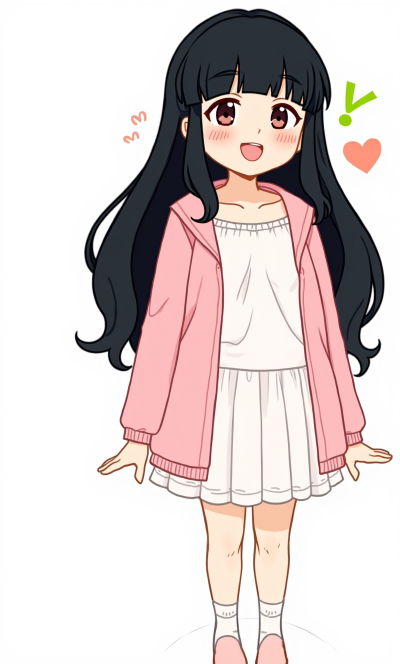
#> input picture EP01_forced_compliment/v3_layers/alphas_rejected/20260414_141039_alpha_A_subin_entrance.png, 800 x 1328 px (shown at 1/2 size)
$ python -i v3_composite_scenes.py   (imports and definitions only)
#> lines starting #> are read from the running program, lines starting #| are printed output that depends on the picture
#!/usr/bin/env python3
"""
v3 Phase 3: 씬 합성
로케이션 배경 + 알파 캐릭터를 Pillow로 합성하여 최종 씬 이미지 생성
타임스탬프 파일명, v3_layers/scenes/ 에 저장
"""
import sys, json, os
from pathlib import Path
from datetime import datetime

try:
    from PIL import Image, ImageFilter, ImageEnhance
    import numpy as np
except ImportError:
    print("pip install Pillow numpy 필요")
    sys.exit(1)

V3_DIR = Path(__file__).parent / "v3_layers"
LOC_DIR = V3_DIR / "locations"
ALPHA_DIR = V3_DIR / "alphas"
SCENE_DIR = V3_DIR / "scenes"
META_DIR = V3_DIR / "_meta"

# 출력 해상도
TARGET_W, TARGET_H = 1344, 768


# [30 lines left out: functions find_latest, load_and_resize, not called in this run]


def apply_color_grade(img, tone="warm"):
    """색보정 적용"""
    if tone == "cold_desaturated":
        # 차가운 블루-그레이 톤
        enhancer = ImageEnhance.Color(img)
        img = enhancer.enhance(0.3)  # 채도 70% 감소
        # 블루 틴트 추가
        arr = np.array(img)
        arr[:, :, 0] = np.clip(arr[:, :, 0] * 0.7, 0, 255)  # R 감소
        arr[:, :, 2] = np.clip(arr[:, :, 2] * 1.15, 0, 255)  # B 증가
        return Image.fromarray(arr.astype(np.uint8))
    elif tone == "dim_evening":
        # 어두운 저녁
        enhancer = ImageEnhance.Brightness(img)
        img = enhancer.enhance(0.5)
        enhancer = ImageEnhance.Color(img)
        return enhancer.enhance(0.6)
    elif tone == "night_phone":
        # 밤 폰빛 — v2: 밝기 상향 + 중앙 림라이트
        enhancer = ImageEnhance.Brightness(img)
        img = enhancer.enhance(0.55)  # 0.25→0.55 (캐릭터 가시성 확보)
        arr = np.array(img, dtype=np.float64)
        arr[:, :, 2] = np.clip(arr[:, :, 2] * 1.2, 0, 255)  # 블루 틴트 (약화)
        # 중앙 비네팅 역전: 중앙이 밝고 가장자리가 어둡게 (폰 빛 시뮬레이션)
        h, w = arr.shape[:2]
        Y, X = np.ogrid[:h, :w]
        cx, cy = w * 0.45, h * 0.45  # 약간 좌상단 (캐릭터 얼굴 위치)
        dist = np.sqrt(((X - cx) / (w * 0.5)) ** 2 + ((Y - cy) / (h * 0.5)) ** 2)
        vignette = np.clip(1.0 - dist * 0.4, 0.5, 1.0)  # 0.5~1.0 범위
        for c in range(3):
            arr[:, :, c] = np.clip(arr[:, :, c] * vignette, 0, 255)
        return Image.fromarray(arr.astype(np.uint8))
    elif tone == "split_warm_cool":
        # 좌우 분할 (왼쪽 차가운, 오른쪽 따뜻한)
        arr = np.array(img)
        mid = arr.shape[1] // 2
        # 왼쪽: 차가운 블루
        arr[:, :mid, 0] = np.clip(arr[:, :mid, 0] * 0.7, 0, 255)
        arr[:, :mid, 2] = np.clip(arr[:, :mid, 2] * 1.2, 0, 255)
        # 오른쪽: 따뜻한
        arr[:, mid:, 0] = np.clip(arr[:, mid:, 0] * 1.1, 0, 255)
        arr[:, mid:, 2] = np.clip(arr[:, mid:, 2] * 0.85, 0, 255)
        return Image.fromarray(arr.astype(np.uint8))
    return img


def make_blurry(img, radius=5):
    """흐릿하게 만들기 (되감기 씬의 수빈 등)"""
    return img.filter(ImageFilter.GaussianBlur(radius=radius))


# [5 lines left out: function adjust_opacity, not called in this run]


# === 씬별 합성 레시피 ===
# 좌표 설계 원칙:
#   - Style A (800x1328 세로): 캔버스 높이 대비 scale로 크기 결정, x/y로 위치 배치
#   - Style B (1344x768 가로): 캔버스와 동일 해상도. scale=1.0이면 1:1 오버레이.
#     캐릭터가 이미지 내 자연스러운 위치에 있으므로 x=0,y=0이 기본.
#     미세 조정만 필요. shift_x, shift_y 개념으로 사용.
# alpha_pattern: 캐릭터 키에 맞춤 (A_xxx = Style A 흰배경, B_xxx = Style B 크로마키)
SCENE_RECIPES = {
    # ── 프롤로그 ──
    "S-01": {
        "bg_pattern": "loc_LOC_bathroom",
        "layers": [
            # 수빈 혼자 거울 보는 장면. 중앙 배치, 전신 보이게.
            {"alpha_pattern": "alpha_A_subin_mirror", "x": 0.28, "y": 0.03, "scale": 0.92}
        ],
        "post": None,
        "note": "거울 앞 수빈 혼자 — 자기만족의 세계 (스타일A)"
    },

    # ── 1막: 그 질문 ──
    "S-03": {
        "bg_pattern": "loc_LOC_livingroom_afternoon",
        "layers": [
            # 민준이 소파에 누워 폰 보는 장면. 소파 중앙 위치.
            {"alpha_pattern": "alpha_A_minjun_sofa", "x": 0.27, "y": 0.05, "scale": 0.88}
        ],
        "post": None,
        "note": "거실 소파 민준 — 폭풍 전 고요 (스타일A)"
    },
    "S-04": {
        "bg_pattern": "loc_LOC_livingroom_afternoon",
        "layers": [
            # 각본: "수빈은 화면 중앙에서 빛을 받고, 민준은 구석에서 그늘에 있다"
            # 민준 먼저(뒤에), 수빈 나중에(앞에) — 레이어 순서 = 그리기 순서
            {"alpha_pattern": "alpha_A_minjun_sofa", "x": 0.62, "y": 0.15, "scale": 0.55, "opacity": 0.8},
            {"alpha_pattern": "alpha_A_subin_entrance", "x": 0.25, "y": 0.02, "scale": 0.92}
        ],
        "post": None,
        "note": "수빈 등장 — 수빈 중앙+빛, 민준 우측 구석+그늘 (스타일A)"
    },
    "S-05": {
        # 각본: "민준의 얼굴 클로즈업. 배경 없이."
        "bg_pattern": None,
        "bg_color": (245, 230, 215, 255),
        "layers": [
            # Style B 클로즈업 — 이미 프레임 채움. 1:1 오버레이.
            {"alpha_pattern": "alpha_B_minjun_reaction", "x": 0.0, "y": 0.0, "scale": 1.0}
        ],
        "post": None,
        "note": "민준 리액션 클로즈업 — 추상 배경 (스타일B)"
    },
    "S-06": {
        "bg_pattern": "loc_LOC_livingroom_afternoon",
        "layers": [
            # 각본: "수빈이 민준을 내려다보는 위치. 수빈 크게, 민준 움츠림."
            # 민준(뒤, 우측) → 수빈(앞, 좌측+크게) — 두 캐릭터 모두 보이게 배치
            {"alpha_pattern": "alpha_B_minjun_shrink", "x": 0.25, "y": 0.05, "scale": 0.80},
            {"alpha_pattern": "alpha_B_subin_lean", "x": -0.20, "y": -0.02, "scale": 1.0}
        ],
        "post": None,
        "note": "수빈 압박 — 수빈 크게(지배), 민준 작게(움츠림) (스타일B)"
    },
    "S-07": {
        "bg_pattern": "loc_LOC_livingroom_afternoon",
        "layers": [
            # 각본: "수빈이 콩이 앞에 쪼그려 앉아있다. 콩이는 바닥에."
            # 콩이(작게) 뒤, 수빈(쪼그린 채) 앞
            {"alpha_pattern": "alpha_A_kongi_sitting", "x": 0.55, "y": 0.35, "scale": 0.55},
            {"alpha_pattern": "alpha_B_subin_baby_crouch", "x": 0.0, "y": 0.0, "scale": 1.0}
        ],
        "post": None,
        "note": "수빈+콩이 — 수빈 쪼그려 앉고 콩이 바닥 (스타일 혼합)"
    },
    "S-08": {
        "bg_pattern": "loc_LOC_livingroom_afternoon",
        "layers": [
            # 각본: "민준이 소파에서 멀리서 바라본다. 폰 내려놓음. 무언가를 읽는 눈."
            {"alpha_pattern": "alpha_B_minjun_observe", "x": 0.0, "y": 0.0, "scale": 1.0}
        ],
        "post": None,
        "note": "민준 관찰 — 소파에서 지켜보는 시선 (스타일B)"
    },

    # ── 2막A: 민준의 진실 ──
    "S-09": {
        # 각본: "같은 거실, 색감 차가움. 수빈 흐릿+멈춤, 민준만 선명."
        "bg_pattern": "loc_LOC_livingroom_cold",
        "layers": [
            {"alpha_pattern": "alpha_A_subin_entrance", "x": 0.52, "y": 0.05, "scale": 0.65, "blur": 5, "opacity": 0.35},
            {"alpha_pattern": "alpha_B_minjun_observe", "x": 0.0, "y": 0.0, "scale": 1.0}
        ],
        "post": "cold_desaturated",
        "note": "되감기 — 수빈 흐릿(유령), 민준 선명, 차가운 톤"
    },
    "S-10": {
        # 각본: "민준 클로즈업. 배경 완전히 사라짐. 단색."
        "bg_pattern": None,
        "bg_color": (200, 210, 220, 255),
        "layers": [
            {"alpha_pattern": "alpha_B_minjun_fatigue", "x": 0.0, "y": 0.0, "scale": 1.0}
        ],
        "post": None,
        "note": "민준 내면 독백 — 피로+짜증 클로즈업 (스타일B)"
    },
    "S-11": {
        # 각본: "민준 보이지 않는 벽에 등. 수빈 환한 미소로 앞에. 수빈만 밝고 민준 어둡다."
        # 민준 우측(뒤), 수빈 좌측(앞) — 좌우 분리 배치
        "bg_pattern": "loc_LOC_livingroom_afternoon",
        "layers": [
            {"alpha_pattern": "alpha_B_minjun_cornered", "x": 0.20, "y": 0.0, "scale": 0.90, "opacity": 0.85},
            {"alpha_pattern": "alpha_B_subin_lean", "x": -0.22, "y": -0.02, "scale": 1.0}
        ],
        "post": None,
        "note": "코너에 몰린 민준 — 수빈의 밝은 에너지가 압박 (스타일B)"
    },
    "S-12": {
        # 각본: "민준이 자판기 형태, 수빈이 버튼 누름. 코믹."
        "bg_pattern": None,
        "bg_color": (255, 245, 230, 255),
        "layers": [
            {"alpha_pattern": "alpha_A_minjun_vending", "x": 0.10, "y": -0.08, "scale": 1.30}
        ],
        "post": None,
        "note": "자판기 메타포 — 코믹 환기 (스타일A)"
    },
    "S-13": {
        # 각본: "민준 양쪽 어깨 위 천사/악마. 지친 중립 표정."
        "bg_pattern": None,
        "bg_color": (240, 235, 225, 255),
        "layers": [
            {"alpha_pattern": "alpha_B_minjun_angel", "x": 0.0, "y": 0.0, "scale": 1.0}
        ],
        "post": None,
        "note": "천사/악마 인지부조화 (스타일B)"
    },
    "S-14": {
        # 각본: "민준 앞에 투명 방어막. 안쪽 따뜻한 빛. 조용한 단단함."
        "bg_pattern": None,
        "bg_color": (235, 240, 235, 255),
        "layers": [
            {"alpha_pattern": "alpha_B_minjun_boundary", "x": -0.10, "y": -0.15, "scale": 1.35}
        ],
        "post": None,
        "note": "심리적 경계선 — 차분한 단단함 (스타일B)"
    },

    # ── 2막B: 지우의 진실 ──
    "S-15": {
        # 각본: "카페 창가. 수빈 밝은 표정+쇼핑백, 지우 커피 감싸기."
        # 지우(B, 뒤쪽 우측) + 수빈(A, 앞쪽 좌측) — 수빈 스케일 키워서 자연스럽게
        "bg_pattern": "loc_LOC_cafe_sunny",
        "layers": [
            {"alpha_pattern": "alpha_B_jiwoo_cafe", "x": 0.10, "y": 0.0, "scale": 0.90},
            {"alpha_pattern": "alpha_A_subin_cafe", "x": -0.02, "y": -0.02, "scale": 1.0}
        ],
        "post": None,
        "note": "카페 — 수빈(A 밝음) + 지우(B 방어적) 대비"
    },
    "S-16": {
        # 각본: "지우 양 손 저울. 솔직함 vs 관계의 평화. 추상 배경."
        "bg_pattern": None,
        "bg_color": (240, 235, 225, 255),
        "layers": [
            {"alpha_pattern": "alpha_B_jiwoo_scale", "x": 0.0, "y": 0.0, "scale": 1.0}
        ],
        "post": None,
        "note": "지우 저울 메타포 — 내면의 계산 (스타일B)"
    },
    "S-17": {
        # 각본: "지우 클로즈업. 입은 웃지만 눈은 죽어있다."
        "bg_pattern": "loc_LOC_cafe_sunny",
        "layers": [
            {"alpha_pattern": "alpha_B_jiwoo_smile", "x": 0.0, "y": 0.0, "scale": 1.0}
        ],
        "post": None,
        "note": "지우 강제 미소 — 눈과 입의 불일치 (스타일B)"
    },
    "S-18": {
        # 각본: "지우 커피 마시며 창밖 봄. 밖에 비. 유리창 빗방울."
        "bg_pattern": "loc_LOC_cafe_rainy",
        "layers": [
            {"alpha_pattern": "alpha_B_jiwoo_window", "x": 0.0, "y": 0.0, "scale": 1.0}
        ],
        "post": None,
        "note": "지우 창밖 비 — 감정의 외적 투사 (스타일B)"
    },
    "S-19": {
        # 각본: "같은 구도 여러 겹. 지우 표정이 겹칠수록 무뎌진다."
        # 수빈(앞), 지우 4겹(뒤→앞으로 점점 투명)
        "bg_pattern": "loc_LOC_cafe_sunny",
        "layers": [
            {"alpha_pattern": "alpha_A_subin_cafe", "x": 0.0, "y": 0.05, "scale": 0.70},
            {"alpha_pattern": "alpha_B_jiwoo_smile", "x": 0.15, "y": 0.0, "scale": 0.85, "opacity": 0.9},
            {"alpha_pattern": "alpha_B_jiwoo_smile", "x": 0.25, "y": 0.0, "scale": 0.85, "opacity": 0.6},
            {"alpha_pattern": "alpha_B_jiwoo_smile", "x": 0.35, "y": 0.0, "scale": 0.85, "opacity": 0.35},
            {"alpha_pattern": "alpha_B_jiwoo_smile", "x": 0.45, "y": 0.0, "scale": 0.85, "opacity": 0.15}
        ],
        "post": None,
        "note": "다중노출 — 지우 4겹 점점 흐려짐 (학습된 무력감)"
    },
    "S-20": {
        # 각본: "어두운 현관. 신발 안 벗고 문에 등 기대기. 블루-그레이."
        "bg_pattern": "loc_LOC_hallway_dim",
        "layers": [
            {"alpha_pattern": "alpha_B_jiwoo_door", "x": 0.0, "y": 0.0, "scale": 1.0}
        ],
        "post": "dim_evening",
        "note": "지우 현관문 — 가장 조용하고 슬픈 장면 (스타일B)"
    },

    # ── 2막C: 수빈의 진실 ──
    "S-21": {
        # 각본: "밤. 침대. 폰 파란 빛만. 화장 지운 맨얼굴. 눈이 천장."
        # 배경이 이미 충분히 어두움 — 후처리 없이 BG 자체 분위기 활용
        "bg_pattern": "loc_LOC_bedroom_night",
        "layers": [
            {"alpha_pattern": "alpha_B_subin_night", "x": 0.0, "y": 0.0, "scale": 1.0}
        ],
        "post": None,
        "note": "수빈 밤 침대 — 감정적 정점, 반전 (스타일B)"
    },

    # ── 3막: 정리 ──
    "S-22": {
        # 각본: "화면 분할. 왼쪽 어두운 가스라이팅, 오른쪽 밝은 강요된 동의."
        "bg_pattern": "loc_LOC_livingroom_afternoon",
        "layers": [
            {"alpha_pattern": "alpha_B_minjun_cornered", "x": 0.0, "y": 0.0, "scale": 1.0},
            {"alpha_pattern": "alpha_B_subin_lean", "x": -0.1, "y": 0.0, "scale": 1.0}
        ],
        "post": "split_warm_cool",
        "note": "가스라이팅 ≠ 이 상황 — 좌우 톤 분할 (스타일B)"
    },
    "S-23": {
        # 각본: "수빈, 민준, 지우 나란히. 보이지 않는 실선 연결."
        # 세 명 모두 Style B standing — 각각 1/3 위치에 배치
        "bg_pattern": None,
        "bg_color": (245, 240, 235, 255),
        "layers": [
            {"alpha_pattern": "alpha_B_subin_standing", "x": -0.22, "y": 0.0, "scale": 1.0},
            {"alpha_pattern": "alpha_B_minjun_standing", "x": 0.0, "y": 0.0, "scale": 1.0},
            {"alpha_pattern": "alpha_B_jiwoo_standing", "x": 0.22, "y": 0.0, "scale": 1.0}
        ],
        "post": None,
        "note": "세 사람 나란히 — 각자의 진실 (스타일B)"
    },

    # ── 에필로그 ──
    "S-24": {
        "bg_pattern": "loc_LOC_minimal_chairs",
        "layers": [],
        "post": None,
        "note": "빈 의자 — 네 번째 의자는 시청자 것 (스타일A)"
    }
}


# [90 lines left out: functions composite_scene, main, not called in this run]


# [2 lines not run here, left out]

>>> import cv2
>>> picture = cv2.imread('v3_layers/alphas_rejected/20260414_141039_alpha_A_subin_entrance.png', cv2.IMREAD_GRAYSCALE)
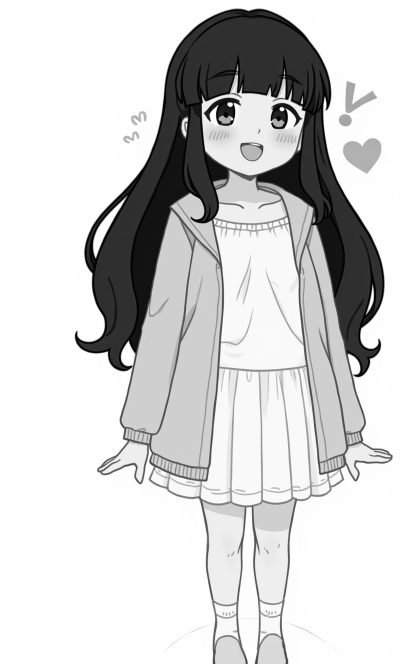
#> picture: shape (1328, 800) (shown at 1/2 size); min 0, max 255, mean 209.5
>>> result = apply_color_grade(picture)
